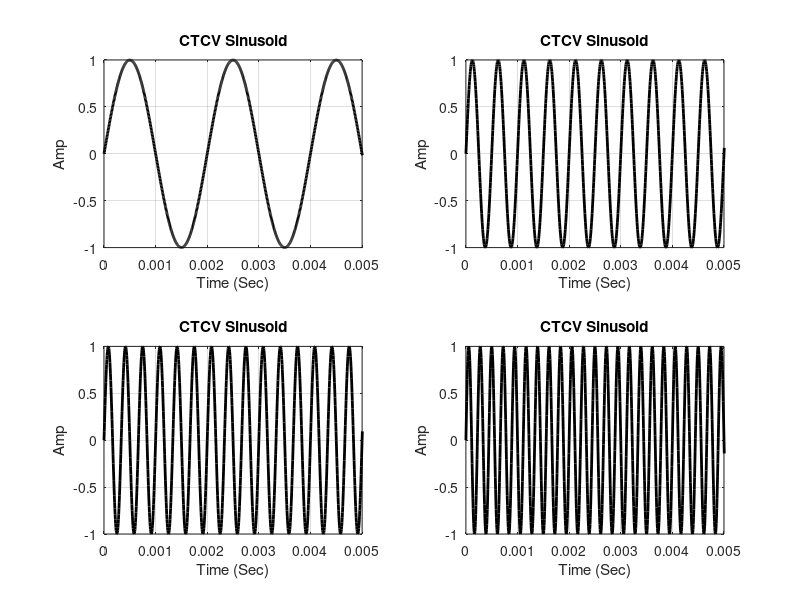
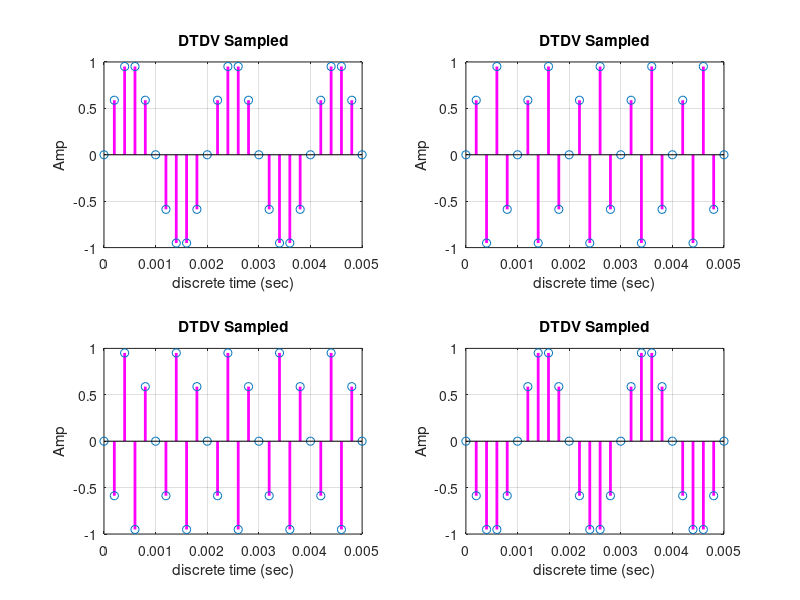

Recreate these plots in MATLAB, in order.
clc,clear,close all
f=[500,2000,3000,4500];
Fs= 5000;
Ts = 1/Fs;
figure,
for i=1:length(f)
    F = f(i); 
    t = [ 0 : 0.000005 : 0.02 ];
    x1t = sin(2*pi*F*t);
    hold on 
    subplot (2,2,i);
    plot(t,x1t,'LineWidth',2,'color','k'); 
    ylabel('Amp');
    xlabel('Time (Sec)')
    xlim([0 0.005]);
    grid on;
    title('CTCV Sinusoid');
end
hold off
figure,
for i=1:length(f)
    F=f(i);
    nTs = [ 0 : Ts : 0.02 ]; 
    n = [1 : length(nTs)-1 ];
    x1n = sin( 2*pi*F*nTs );
    hold on
    subplot ( 2,2,i );
    stem( nTs,x1n,'LineWidth',2,'color','m' );
    grid on;
    title( 'DTDV Sampled' ) 
    xlabel( 'discrete time (sec)' );
    xlim([0 0.005]);
    ylabel( 'Amp' );
end
hold off